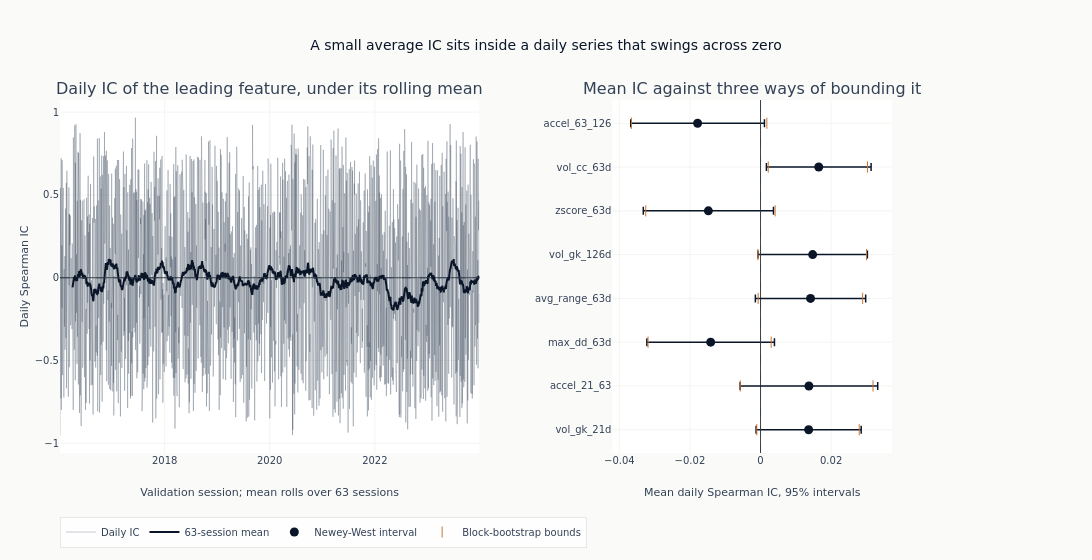

Notebook code cell kept with this figure:
### Markdown cell above
The companion panel puts the three intervals for the leading features on one axis.
Where the Newey-West interval is materially wider than the naive one, the daily ICs
of that feature carry the serial dependence the overlapping label window creates.

### Code cell
interval_features = list(reversed(leaders))
_ = fig.add_trace(
    go.Scatter(
        x=[ic_uncertainty[name]["mean_ic"] for name in interval_features],
        y=interval_features,
        mode="markers",
        marker={"color": COLORS["blue"], "size": 9},
        error_x={
            "type": "data",
            "symmetric": False,
            "array": [
                ic_uncertainty[name]["ci_hac_upper"] - ic_uncertainty[name]["mean_ic"]
                for name in interval_features
            ],
            "arrayminus": [
                ic_uncertainty[name]["mean_ic"] - ic_uncertainty[name]["ci_hac_lower"]
                for name in interval_features
            ],
            "color": COLORS["blue"],
            "thickness": 1.5,
        },
        name="Newey-West interval",
    ),
    row=1,
    col=2,
)
_ = fig.add_trace(
    go.Scatter(
        x=[ic_uncertainty[name][bound] for name in interval_features for bound in BOOT_BOUNDS],
        y=[name for name in interval_features for _ in BOOT_BOUNDS],
        mode="markers",
        marker={"color": COLORS["copper"], "size": 8, "symbol": "line-ns-open"},
        name="Block-bootstrap bounds",
    ),
    row=1,
    col=2,
)
_ = fig.add_vline(
    x=0, line={"color": COLORS["neutral"], "width": 0.8, "dash": "dash"}, row=1, col=2
)
fig.update_layout(
    title="A small average IC sits inside a daily series that swings across zero",
    height=560,
    width=1150,
    margin={"l": 60, "r": 200},
    legend={"orientation": "h", "y": -0.18},
)
fig.update_yaxes(title_text="Daily Spearman IC", row=1, col=1)
fig.update_xaxes(
    title_text=f"Validation session; mean rolls over {IC_ROLLING_WINDOW} sessions",
    row=1,
    col=1,
)
fig.update_xaxes(title_text="Mean daily Spearman IC, 95% intervals", row=1, col=2)
fig.show()

### Figure 1 — Plotly figure (JSON) as saved in the notebook; plotly's stock layout.template omitted (floating-point values rounded to 4 significant figures; data arrays with more than 128 entries replaced by an {"elided": "..."} marker saying what was removed)
{"data": [{"line": {"color": "#334155", "width": 0.6}, "mode": "lines", "name": "Daily IC", "opacity": 0.45, "type": "scatter", "x": {"elided": "2063 str values"}, "xaxis": "x", "y": {"elided": "2063 float values"}, "yaxis": "y"}, {"line": {"color": "#0a1628", "width": 2}, "mode": "lines", "name": "63-session mean", "type": "scatter", "x": {"elided": "2063 str values"}, "xaxis": "x", "y": {"elided": "2063 float values"}, "yaxis": "y"}, {"error_x": {"array": [0.01489, 0.0195, 0.01808, 0.01563, 0.01551, 0.01844, 0.01483, 0.01894], "arrayminus": [0.01489, 0.0195, 0.01808, 0.01563, 0.01551, 0.01844, 0.01483, 0.01894], "color": "#0a1628", "symmetric": false, "thickness": 1.5, "type": "data"}, "marker": {"color": "#0a1628", "size": 9}, "mode": "markers", "name": "Newey-West interval", "type": "scatter", "x": [0.01364, 0.01371, -0.01413, 0.01417, 0.01477, -0.01478, 0.0165, -0.01783], "xaxis": "x2", "y": ["vol_gk_21d", "accel_21_63", "max_dd_63d", "avg_range_63d", "vol_gk_126d", "zscore_63d", "vol_cc_63d", "accel_63_126"], "yaxis": "y2"}, {"marker": {"color": "#C87533", "size": 8, "symbol": "line-ns-open"}, "mode": "markers", "name": "Block-bootstrap bounds", "type": "scatter", "x": [-0.001047, 0.02797, -0.005752, 0.03188, -0.03187, 0.003014, -0.0006682, 0.02893, -0.0007484, 0.03005, -0.03252, 0.004142, 0.002186, 0.03031, -0.03658, 0.001791], "xaxis": "x2", "y": ["vol_gk_21d", "vol_gk_21d", "accel_21_63", "accel_21_63", "max_dd_63d", "max_dd_63d", "avg_range_63d", "avg_range_63d", "vol_gk_126d", "vol_gk_126d", "zscore_63d", "zscore_63d", "vol_cc_63d", "vol_cc_63d", "accel_63_126", "accel_63_126"], "yaxis": "y2"}], "layout": {"annotations": [{"font": {"size": 16}, "showarrow": false, "text": "Daily IC of the leading feature, under its rolling mean", "x": 0.252, "xanchor": "center", "xref": "paper", "y": 1.0, "yanchor": "bottom", "yref": "paper"}, {"font": {"size": 16}, "showarrow": false, "text": "Mean IC against three ways of bounding it", "x": 0.832, "xanchor": "center", "xref": "paper", "y": 1.0, "yanchor": "bottom", "yref": "paper"}], "height": 560, "legend": {"orientation": "h", "y": -0.18}, "margin": {"l": 60, "r": 200}, "shapes": [{"line": {"color": "#334155", "dash": "dash", "width": 0.8}, "type": "line", "x0": 0, "x1": 1, "xref": "x domain", "y0": 0, "y1": 0, "yref": "y"}, {"line": {"color": "#334155", "dash": "dash", "width": 0.8}, "type": "line", "x0": 0, "x1": 0, "xref": "x2", "y0": 0, "y1": 1, "yref": "y2 domain"}], "title": {"text": "A small average IC sits inside a daily series that swings across zero"}, "width": 1150, "xaxis": {"anchor": "y", "domain": [0.0, 0.504], "title": {"text": "Validation session; mean rolls over 63 sessions"}}, "xaxis2": {"anchor": "y2", "domain": [0.664, 1.0], "title": {"text": "Mean daily Spearman IC, 95% intervals"}}, "yaxis": {"anchor": "x", "domain": [0.0, 1.0], "title": {"text": "Daily Spearman IC"}}, "yaxis2": {"anchor": "x2", "domain": [0.0, 1.0]}}}
